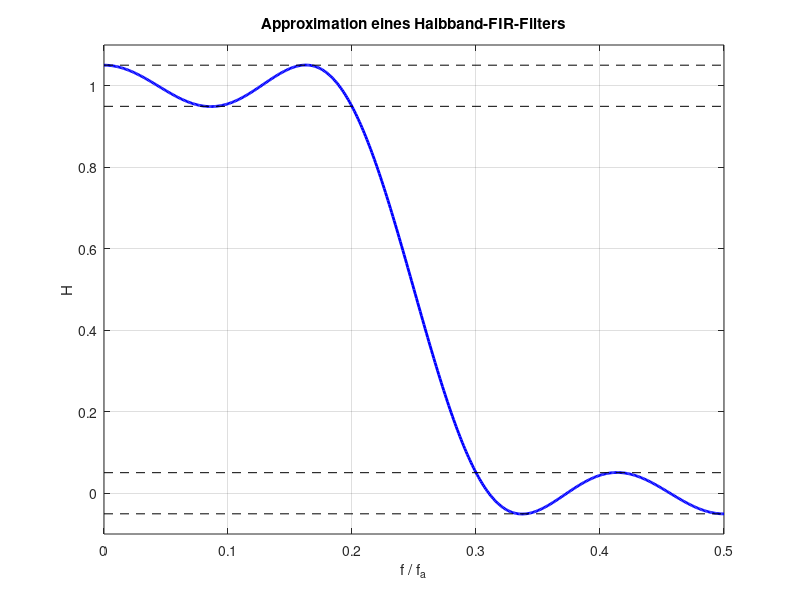

Write MATLAB code to recreate this figure.
function ddc_halbband_filter_approx
% Approximation eines Halbband-FIR-Filters
%
%------------------------------------------------
% (c) Eberhard Gamm (www.ibega.de),
%     LIKE (www.like.e-technik.uni-erlangen.de),
%     2013
%------------------------------------------------

close all;

h = remez( 10, [ 0 0.4 0.6 1 ], [ 1 1 0 0 ] );
f = ( 0 : 500 ) / 1000;
H = h(6) + 2 * ( h(7) * cos( 2 * pi * f ) + h(9) * cos( 6 * pi * f ) ...
                 + h(11) * cos( 10 * pi * f ) );
alpha = H(1) - 1;

figure(1);
plot(f,H,'b-','Linewidth',2);
hold on;
plot([0 0.5],(1+alpha)*[1 1],'k--');
plot([0 0.5],(1-alpha)*[1 1],'k--');
plot([0 0.5],alpha*[1 1],'k--');
plot([0 0.5],-alpha*[1 1],'k--');
hold off;
grid;
axis([0 0.5 -0.1 1.1]);
xlabel('f / f_a');
ylabel('H');
title('Approximation eines Halbband-FIR-Filters')
